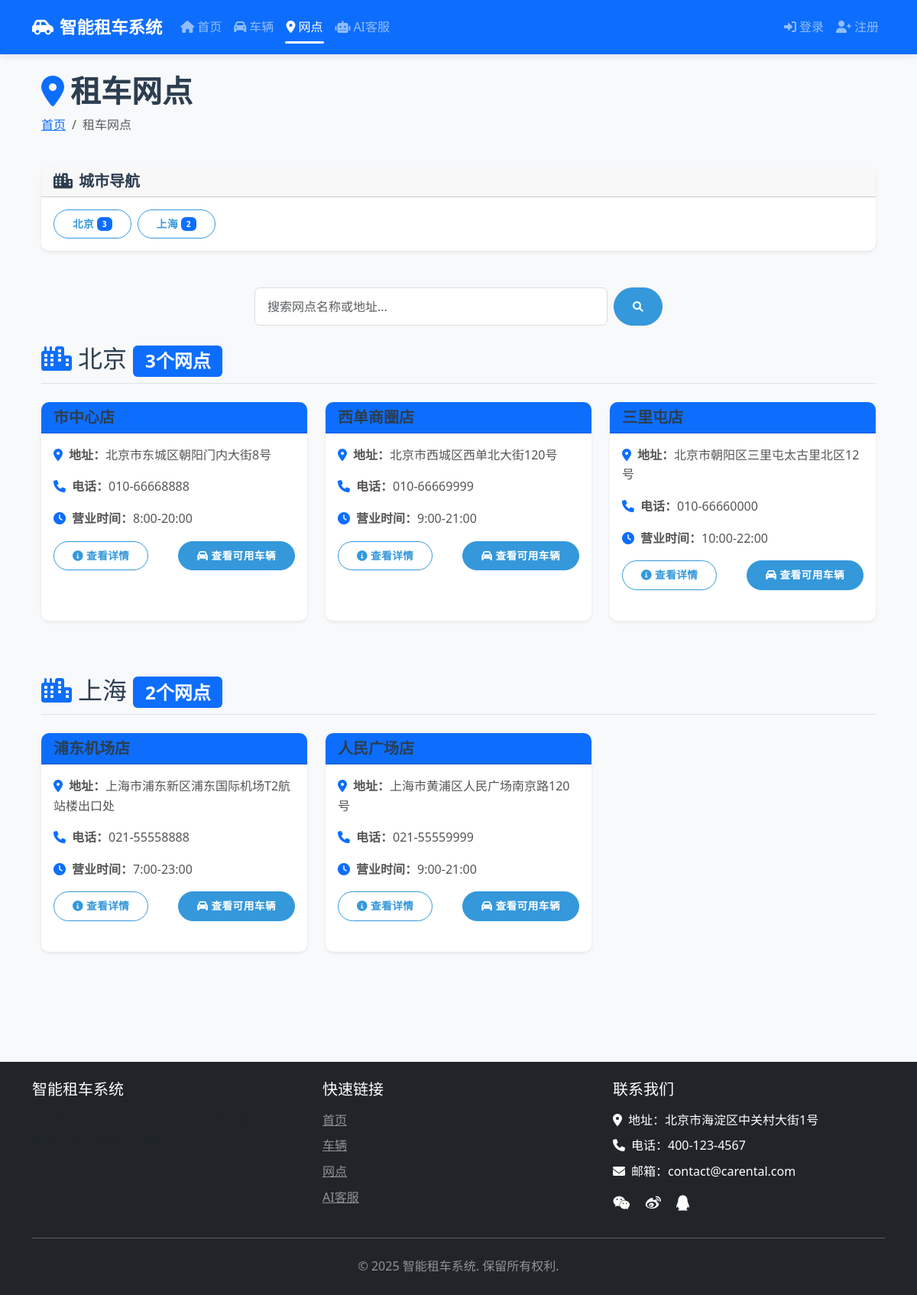
Page /locations/ on the committed database.
### car_rental/models.py (models this page shows, shortened)
class Location(models.Model):
    name = models.CharField(max_length=100, verbose_name='网点名称')
    address = models.TextField(verbose_name='详细地址')
    city = models.CharField(max_length=50, verbose_name='城市')
    latitude = models.FloatField(verbose_name='纬度', null=True, blank=True)
    longitude = models.FloatField(verbose_name='经度', null=True, blank=True)
    phone = models.CharField(max_length=15, verbose_name='联系电话')
    business_hours = models.CharField(max_length=100, verbose_name='营业时间', default='8:00-20:00')
    class Meta:
        verbose_name = '租车网点'
        verbose_name_plural = '租车网点'

### car_rental/views.py (the view)
# urls.py: path('locations/', views.location_list, name='location_list'),
def location_list(request):
    locations = Location.objects.all()
    city_list = []
    city_counts = {}
    for location in locations:
        if location.city not in city_list:
            city_list.append(location.city)
            city_counts[location.city] = 1
        else:
            city_counts[location.city] += 1
    locations_by_city = {}
    for location in locations:
        if location.city not in locations_by_city:
            locations_by_city[location.city] = []
        locations_by_city[location.city].append(location)
    cities_data = [{'name': city, 'count': city_counts[city]} for city in city_list]
    context = {
        'locations': locations,
        'locations_by_city': locations_by_city,
        'city_list': city_list,
        'city_counts': city_counts,
        'cities_data': cities_data
    }
    return render(request, 'car_rental/location_list.html', context)

### templates/car_rental/location_list.html (shortened to what this page needs)
{% extends 'base/base.html' %}
{% load custom_filters %}
{% block content %}
<div class="container">
    <div class="row mb-4">
        <div class="col">
            <h1 class="fw-bold"><i class="fas fa-map-marker-alt me-2 text-primary"></i>租车网点</h1>
            <nav aria-label="breadcrumb">
                <ol class="breadcrumb">
                    <li class="breadcrumb-item"><a href="{% url 'car_rental:home' %}">首页</a></li>
                    <li class="breadcrumb-item active" aria-current="page">租车网点</li>
                </ol>
            </nav>
        </div>
    </div>
    {% if city_list %}
    <div class="row mb-4">
        <div class="col">
            <div class="card shadow-sm">
                <div class="card-header">
                    <h5 class="card-title mb-0"><i class="fas fa-city me-2"></i>城市导航</h5>
                </div>
                <div class="card-body">
                    <div class="d-flex flex-wrap gap-2">
                        {% for city_item in cities_data %}
                        <a href="#city-{{ city_item.name|slugify }}" class="btn btn-outline-primary">
                            {{ city_item.name }} <span class="badge bg-primary">{{ city_item.count }}</span>
                        </a>
                        {% endfor %}
                    </div>
                </div>
            </div>
        </div>
    </div>
    {% endif %}
    <div class="row mb-4">
        <div class="col-md-6 mx-auto">
            <form method="get" action="{% url 'car_rental:location_search' %}" class="d-flex">
                <input type="text" name="query" class="form-control" placeholder="搜索网点名称或地址..." value="{{ search_query|default:'' }}">
                <button type="submit" class="btn btn-primary ms-2">
                    <i class="fas fa-search"></i>
                </button>
            </form>
        </div>
    </div>
    {% if locations_by_city %}
        {% for city, locations in locations_by_city.items %}
        <div class="row mb-5" id="city-{{ city|slugify }}">
            <div class="col-12">
                <h2 class="border-bottom pb-2 mb-4">
                    <i class="fas fa-city me-2 text-primary"></i>{{ city }}
                    <span class="badge bg-primary">{{ locations|length }}个网点</span>
                </h2>
            </div>
            {% for location in locations %}
            <div class="col-md-6 col-lg-4 mb-4">
                <div class="card shadow-sm h-100">
                    <div class="card-header bg-primary text-white">
                        <h5 class="card-title mb-0">{{ location.name }}</h5>
                    </div>
                    <div class="card-body">
                        <div class="mb-3">
                            <p class="card-text">
                                <i class="fas fa-map-marker-alt me-2 text-primary"></i><strong>地址：</strong>{{ location.address }}
                            </p>
                            <p class="card-text">
                                <i class="fas fa-phone me-2 text-primary"></i><strong>电话：</strong>{{ location.phone }}
                            </p>
                            <p class="card-text">
                                <i class="fas fa-clock me-2 text-primary"></i><strong>营业时间：</strong>{{ location.business_hours }}
                            </p>
                        </div>
                        <div class="d-flex justify-content-between mt-auto">
                            <a href="{% url 'car_rental:location_detail' location.id %}" class="btn btn-outline-primary">
                                <i class="fas fa-info-circle me-1"></i>查看详情
                            </a>
                            <a href="{% url 'car_rental:car_list' %}?location={{ location.id }}" class="btn btn-primary">
                                <i class="fas fa-car me-1"></i>查看可用车辆
                            </a>
                        </div>
                    </div>
                </div>
            </div>
            {% endfor %}
        </div>
        {% endfor %}
    {% endif %}
</div>
{% endblock %}

### static/css/main.css (style rules this page uses)
:root { --primary-color: #3498db; --secondary-color: #2980b9; --accent-color: #e74c3c; --light-color: #ecf0f1; --dark-color: #2c3e50; --gray-color: #95a5a6; --success-color: #2ecc71; --warning-color: #f39c12; --danger-color: #e74c3c; --info-color: #3498db; }
body { font-family: 'Segoe UI', Tahoma, Geneva, Verdana, sans-serif; color: var(--dark-color); background-color: #f8f9fa; line-height: 1.6; }
.card { border: none; border-radius: 10px; box-shadow: 0 4px 15px rgba(0, 0, 0, 0.1); transition: transform 0.3s ease, box-shadow 0.3s ease; margin-bottom: 1.5rem; overflow: hidden; }
.card-title { font-weight: 700; margin-bottom: 0.75rem; color: var(--dark-color); }
.card-text { color: #555; }
.btn { border-radius: 50px; padding: 0.5rem 1.5rem; font-weight: 600; text-transform: uppercase; font-size: 0.85rem; letter-spacing: 0.5px; transition: all 0.3s ease; }
.btn-primary { background-color: var(--primary-color); border-color: var(--primary-color); }
.btn-outline-primary { color: var(--primary-color); border-color: var(--primary-color); }
.form-control { border-radius: 7px; padding: 0.75rem 1rem; border: 1px solid #ddd; transition: border-color 0.3s ease, box-shadow 0.3s ease; }

### rows in the picture
Location: name "北京", city "北京", locations "3", name "市中心店", address "北京市东城区朝阳门内大街8号", phone "010-66668888", business_hours "8:00-20:00"
Location: name "上海", city "上海", locations "2", name "浦东机场店", address "上海市浦东新区浦东国际机场T2航站楼出口处", phone "021-55558888", business_hours "7:00-23:00"
Location: name "西单商圈店", address "北京市西城区西单北大街120号", phone "010-66669999", business_hours "9:00-21:00"
Location: name "三里屯店", address "北京市朝阳区三里屯太古里北区12号", phone "010-66660000", business_hours "10:00-22:00"
Location: name "人民广场店", address "上海市黄浦区人民广场南京路120号", phone "021-55559999", business_hours "9:00-21:00"

### other values in the picture
{{ city_item.count }} "3" "2"
